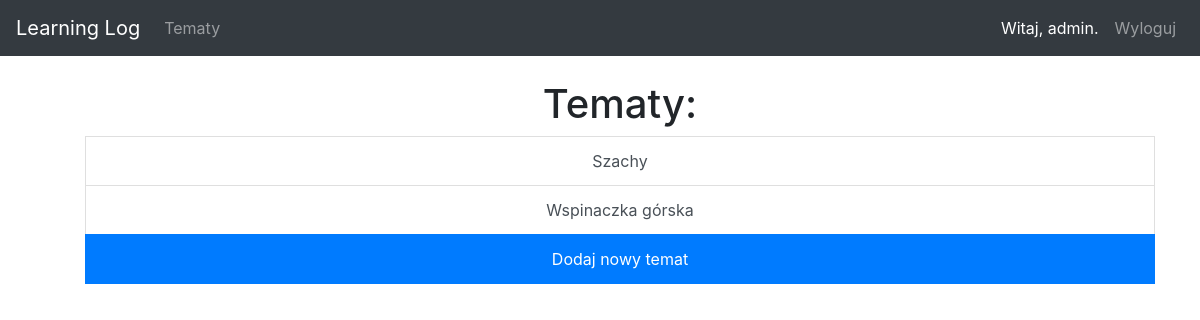
Page /topics/ (signed in) on the earlier database version.
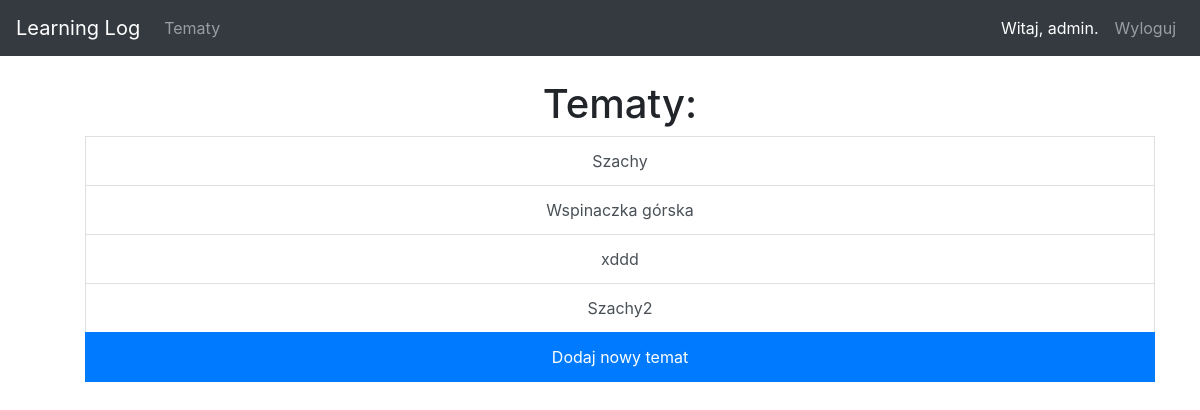
Same page on the later database version.
### learning_logs/models.py (models this page shows)
class Topic(models.Model):
    text = models.CharField(max_length=200)
    date_added = models.DateTimeField(auto_now_add=True)
    owner = models.ForeignKey(User, on_delete=models.CASCADE, )
    def __str__(self):
        return self.text

### learning_logs/views.py (the view)
# urls.py: url(r'^topics/$', views.topics, name="topics"),
@login_required
def topics(request):
    topics = Topic.objects.filter(owner=request.user).order_by('date_added')
    context = {'topics': topics}
    return render(request, 'learning_logs/topics.html', context)

### learning_logs/templates/learning_logs/topics.html
{%  extends "learning_logs/base.html" %}
{% block content %}
    <div class="list-group text-center">
    <ul>
        <h1 class="">Tematy:</h1>
        {% for topic in topics %}
                <a href="{% url 'learning_logs:topic' topic.id %}" class="list-group-item list-group-item-action">{{ topic }}</a>
        {% empty %}
            <li>Nie został jeszcze dodany żaden temat.</li>
        {% endfor %}
    <a href="{%  url 'learning_logs:new_topic' %}" class="list-group-item list-group-item-action active">Dodaj nowy temat</a>
    </ul>
    </div>
{% endblock content %}

### learning_logs/templates/learning_logs/base.html (shortened to what this page needs)
{% load bootstrap4 %}
{% load static %}
<!DOCTYPE html>
<html lang="pl">
  <head>
    <script src="https://maxcdn.bootstrapcdn.com/bootstrap/4.0.0/js/bootstrap.min.js"></script>    {% bootstrap_css %}
     <link rel="stylesheet" href="{% static 'css/one.css' %}">
  </head>
  <body>
    <nav class="navbar navbar-expand-lg navbar-dark bg-dark" >
        <a class="navbar-brand" href="{% url 'learning_logs:index' %}">Learning Log</a>
        {% if user.is_authenticated %}
        <div class="collapse navbar-collapse" id="navbarNav">
            <ul class="navbar-nav">
              <li class="nav-item">
                <a class="nav-link" href="{% url 'learning_logs:topics' %}">Tematy</a>
              </li>
            </ul>
            <ul class="navbar-nav ml-auto">
              <li class="nav-item"><a class="nav-item nav-link active">Witaj, {{ user.username }}.</a></li>
              <li class="nav-item">
                <a class="nav-link" href="{% url 'users:logout' %}">Wyloguj</a>
              </li>
            </ul>
        </div>
        {% endif %}
</nav>
<br>
    <div class="container">
      <div>
        {% block content %}{% endblock %}
      </div>
    </div>
  </body>
</html>

### users/static/css/one.css (style rules this page uses)
ul { list-style-type: none; }

Differences in the rows shown:
added Topic: text "xddd"
added Topic: text "Szachy2"
